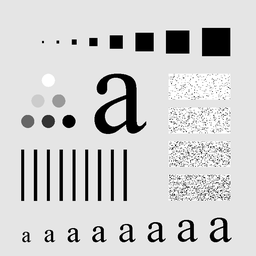
#> input picture images/Characters_Test_Pattern.tif, 256 x 256 px, shrunk from 688 x 688 before the run
$ jupyter execute 3.Average_median_Harmonic_Contraharmonic_PSNR.ipynb
#> lines starting #> are read from the running program, lines starting #| are printed output that depends on the picture; long printed decimals are rounded
## Take grayscale image of size 512x512, add some salt & pepper noise and perform the following operations –

[cell 1]
import matplotlib.pyplot as plt
import numpy as np
import cv2

### Load the image

[cell 2]
original_image = cv2.imread("images/Characters_Test_Pattern.tif", cv2.IMREAD_GRAYSCALE)
#> original_image is the input picture: shape (256, 256); min 0, max 255, mean 207.3
print(f"Shape of the image: {original_image.shape}")
#| Shape of the image: (256, 256)
plt.imshow(original_image, cmap='gray')
plt.title("Original Image")
plt.show()

print(f"The min pixel vintensity: {np.min(original_image)}")
#| The min pixel vintensity: 0
print(f"The max pixel vintensity: {np.max(original_image)}")
#| The max pixel vintensity: 255

[cell 3]
def cal_psnr(actual_image, distorted_image):
    actual_image = np.float64(actual_image)
    distorted_image = np.float64(distorted_image)
    mse = np.mean((actual_image - distorted_image) ** 2)
    if mse == 0 :
        mse = int('inf')
    max_pixel = 255.0
    psnr_value = 10*np.log10((max_pixel * max_pixel) / (mse))

    return psnr_value

### Function for salt(white pixel) and pepper(black pixel) noise

[cell 4]
def add_salt_and_pepper_noise(image, prob):
    noisy_image = image.copy()
    rows, cols = image.shape

    # Add salt noise (white pixels)
    num_salt = int (prob * rows * cols / 2)
    salts_coords = [np.random.randint(0, rows, num_salt), np.random.randint(0, cols, num_salt)]
    noisy_image[salts_coords[0], salts_coords [1]] = 255

     # Add salt noise (white pixels)
    num_peeper = int (prob * rows * cols / 2)
    salts_coords = [np.random.randint(0, rows, num_salt), np.random.randint(0, cols, num_salt)]
    noisy_image[salts_coords[0], salts_coords [1]] = 0

    return noisy_image

### Function for Averaging Filter

[cell 5]
def averaging_filter(image, mask_size):
    height, width = image.shape
    pad = mask_size // 2

    # Pad the image with zeros (or you can choose 'reflect', 'edge', etc.)
    padded_image = np.pad(image, pad_width=pad, mode='constant', constant_values=0)
    filtered_image = np.zeros_like(image, dtype=np.float64)

    for i in range(height):
        for j in range(width):
            # Extract the neighborhood
            neighborhood = padded_image[i:i+mask_size, j:j+mask_size]
            # Compute average
            filtered_image[i, j] = np.mean(neighborhood)

    # Convert to uint8 safely
    filtered_image = np.clip(filtered_image, 0, 255)
    return filtered_image.astype(np.uint8)

### Function for Median Filter

[cell 6]
def median_filter(image, mask_size):
    height, width = image.shape
    pad = mask_size // 2

    # Pad the image with zeros (or you can choose 'reflect', 'edge', etc.)
    padded_image = np.pad(image, pad_width=pad, mode='constant', constant_values=0)
    filtered_image = np.zeros_like(image, dtype=np.float64)

    for i in range(height):
        for j in range(width):
            # Extract the neighborhood
            neighborhood = padded_image[i:i+mask_size, j:j+mask_size]
            # Compute average
            filtered_image[i, j] = np.median(neighborhood)

    # Convert to uint8 safely
    filtered_image = np.clip(filtered_image, 0, 255)
    return filtered_image.astype(np.uint8)

### Adding 25% salt and 25% pepper noise

[cell 7]
noisy_probability = 0.25
noisy_image = add_salt_and_pepper_noise(original_image, noisy_probability)
#> in add_salt_and_pepper_noise, `noisy_image[salts_coords[0], salts_coords [1]] = 0`:
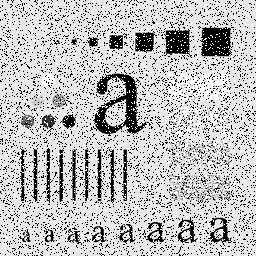
#> noisy_image: shape (256, 256); min 0, max 255, mean 188
plt.imshow(noisy_image, cmap='gray')
plt.title('Noisy Image')
plt.show()

psnr = cal_psnr(original_image, noisy_image)
#> in cal_psnr, `mse = np.mean((actual_image - distorted_image) ** 2)`: mse = 6203.5
#> in cal_psnr, `psnr_value = 10*np.log10((max_pixel * max_pixel) / (mse))`: psnr_value = 10.2
#> psnr = 10.2
print(f"PSNR = {psnr} dB")
#| PSNR = 10.204 dB

### Applying Averaging Filter

[cell 8]
averaging_filter_image = averaging_filter(noisy_image,5)
#> after the loop in averaging_filter, `for i in range(height):`:
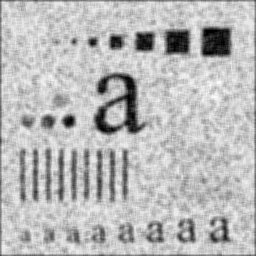
#> filtered_image: shape (256, 256) float64; min 0, max 251.4, mean 186.1

plt.imshow(averaging_filter_image, cmap='gray')
plt.title('Average filter image')
plt.show()

psnr = cal_psnr(original_image, averaging_filter_image)
#> psnr = 15.37
print(f"PSNR = {psnr} dB")
#| PSNR = 15.375 dB

### Applying Median Filter

[cell 9]
median_filtered_image = median_filter(noisy_image, 3)

plt.imshow(median_filtered_image, cmap='gray')
plt.title("median filterd image")
plt.show()

psnr = cal_psnr(original_image, median_filtered_image)
#> psnr = 19.99
print(f"PSNR = {psnr} dB")
#| PSNR = 19.991 dB

## Loading the noisy image

[cell 10]
noisy_image2 = cv2.imread("images/Noisy_PCB.tif", 0)
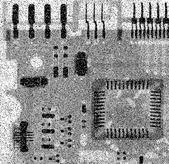
#> input picture images/Noisy_PCB.tif, 169 x 164 px, shrunk from 455 x 440 before the run
#> noisy_image2 is the input picture: shape (164, 169); min 0, max 255, mean 144.3
print(f"The shape of the image is: {noisy_image2.shape}")
#| The shape of the image is: (164, 169)
plt.imshow(noisy_image2, cmap='gray')
plt.title("The Noisy Image")
plt.show()

print(f"Min pixel intensity : {np.min(noisy_image2)}")
#| Min pixel intensity : 0
print(f"max mixel intensity : {np.max(noisy_image2)}")
#| max mixel intensity : 255

### Applying Averaging Filter

[cell 11]
averaging_filtered_image2 = averaging_filter(noisy_image2, 5)
#> call 2 of averaging_filter, with mask_size = 5
#> after the loop in averaging_filter (call 2), `for i in range(height):`:
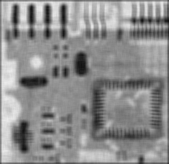
#> filtered_image: shape (164, 169) float64; min 16.48, max 235, mean 141.6
plt.imshow(averaging_filtered_image2, cmap='gray')
plt.title("Averaging filter image")
plt.show()

psnr = cal_psnr(noisy_image2, averaging_filtered_image2)
#> psnr = 17.04
print(f"The PSNR is = {psnr} dB")
#| The PSNR is = 17.040 dB

### Applying Median Filter

[cell 12]
median_filtered_image2 =  median_filter(noisy_image2, 5)
#> call 2 of median_filter, with mask_size = 5
#> after the loop in median_filter (call 2), `for i in range(height):`:
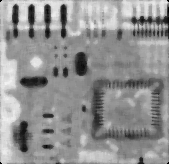
#> filtered_image: shape (164, 169) float64; min 0, max 243, mean 145.7

plt.imshow(median_filtered_image2, cmap= 'gray')
plt.title('Median filterd image')
plt.show()

psnr = cal_psnr(noisy_image2, median_filtered_image2)
#> psnr = 17.48
print(f"The PSNR of the image with median filter is ={psnr}")
#| The PSNR of the image with median filter is =17.485

### (b) Use different size of mask (3x3, 5x5, 7x7) with average filter for noise suppression and observe their performance in term of PSNR

[cell 13]
plt.figure(figsize=(15, 5))  # adjust width as needed
index = 1  # subplot index

for mask_size in range(3, 8, 2):  # 3x3, 5x5, 7x7
    average_filtering_image = averaging_filter(noisy_image2, mask_size)

    plt.subplot(1, 3, index)
    plt.imshow(average_filtering_image, cmap='gray')
    plt.title(f"{mask_size}x{mask_size}")
    plt.axis('off')

    psnr_val = cal_psnr(noisy_image2, average_filtering_image)
    print(f"Mask size {mask_size}x{mask_size} → PSNR = {psnr_val:.2f} dB")

    index += 1
#> this loop made 3 passes
#> (psnr_value in cal_psnr, psnr_val) on passes 1 to 3: (19.5, 19.5), (17.04, 17.04), (16.21, 16.21)
#| Mask size 3x3 → PSNR = 19.50 dB
#| Mask size 5x5 → PSNR = 17.04 dB
#| Mask size 7x7 → PSNR = 16.21 dB
#> pass 1, `average_filtering_image = averaging_filter(noisy_image2, mask_size)`:
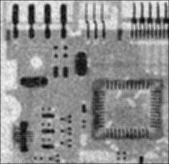
#> average_filtering_image: shape (164, 169); min 4, max 245, mean 142.4
#> pass 3, in averaging_filter (call 5), `padded_image = np.pad(image, pad_width=pad, mode='constant', constant_..`:
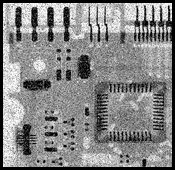
#> padded_image: shape (170, 175); min 0, max 255, mean 134.4
#> after the loop, index = 4

plt.tight_layout()
plt.show()
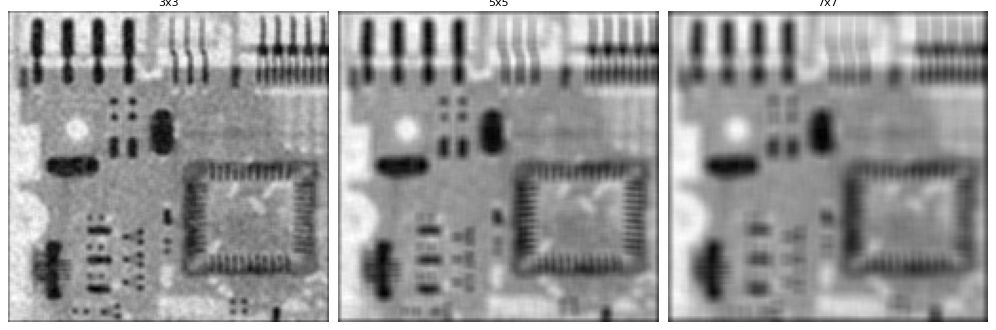
#> figure drawn by matplotlib, 3 panels

### (c)Take a grayscale image of size 512x512, apply harmonic & geometric mean filter on the noisy image & compare their performance with PSNR

### Harmonic Mean Filter

[cell 14]
#The Harmonic Mean Filter works well for salt noise, but fails for pepper noise
def harmonic_filter(image , mask_size):
    image = np.asarray(image /255, dtype=np.float64)

    height, width = image.shape
    pad = mask_size // 2

    # Pad the image with zeros
    padded_image = np.pad(image, pad_width=pad, mode='constant', constant_values=0)
    filtered_image = np.zeros_like(image, dtype=np.float64)

    for i in range(height):
        for j in range(width):
            neighbourhood = padded_image[i:i+mask_size, j:j+mask_size]
            inverse = 1.0 / (neighbourhood + 1e-4)
            harmonic_mean = (mask_size * mask_size) / np.sum(inverse)
            filtered_image[i, j] = harmonic_mean

    filtered_image = np.clip(filtered_image*255, 0, 255)
    return filtered_image.astype(np.uint8)

### Function for Geometric Mean Filter

[cell 15]
def geometric_mean (image, mask_size):
    image = np.asarray(image / 255, dtype=np.float64)
    height, width = image.shape
    pad = mask_size // 2

    # Pad the image with zeros (or you can choose 'reflect', 'edge', etc.)
    padded_image = np.pad(image, pad_width=pad, mode='constant', constant_values='0')
    filtered_image = np.zeros_like(image, dtype=np.float64)

    for i in range(height):
        for j in range(width):
            neibourhood = padded_image[i : i+mask_size, j : j+ mask_size]
            neibourhood = neibourhood + (1e-4)
            filtered_image[i,j] = np.prod(neibourhood) ** (1 / (mask_size* mask_size))


    filtered_image = np.clip(filtered_image * 255, 0, 255)
    return filtered_image.astype(np.uint8)

### Applying Harmonic Mean Filter

[cell 16]
harmonic_mean_filtered_image = harmonic_filter(noisy_image, 3 )
#> after the loop in harmonic_filter, `for i in range(height):`:
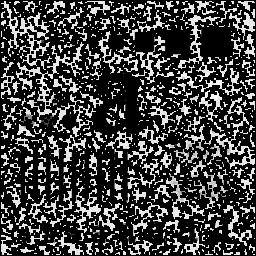
#> filtered_image: shape (256, 256) float64; min 0.0001, max 1, mean 0.252; drawn with min black and max white

plt.imshow(harmonic_mean_filtered_image, cmap='gray')
plt.title("Harmonic mean filter image")
plt.show()

psnr = cal_psnr(noisy_image, harmonic_mean_filtered_image)
#> psnr = 3.59
print(f"PSNR = {psnr} dB")
#| PSNR = 3.594 dB

### Applying geometric mean filter

[cell 17]
geometric_mean_filtered_image = geometric_mean(noisy_image, 5)
#> after the loop in geometric_mean, `for i in range(height):`:
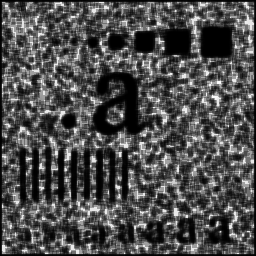
#> filtered_image: shape (256, 256) float64; min 0.0001, max 0.986, mean 0.304

plt.imshow(geometric_mean_filtered_image, cmap='gray')
plt.title("Geometric Mean Image")
plt.show()

psnr = cal_psnr(noisy_image, geometric_mean_filtered_image)
#> psnr = 5.13
print(f"PSNR = {psnr} dB")
#| PSNR = 5.128 dB
